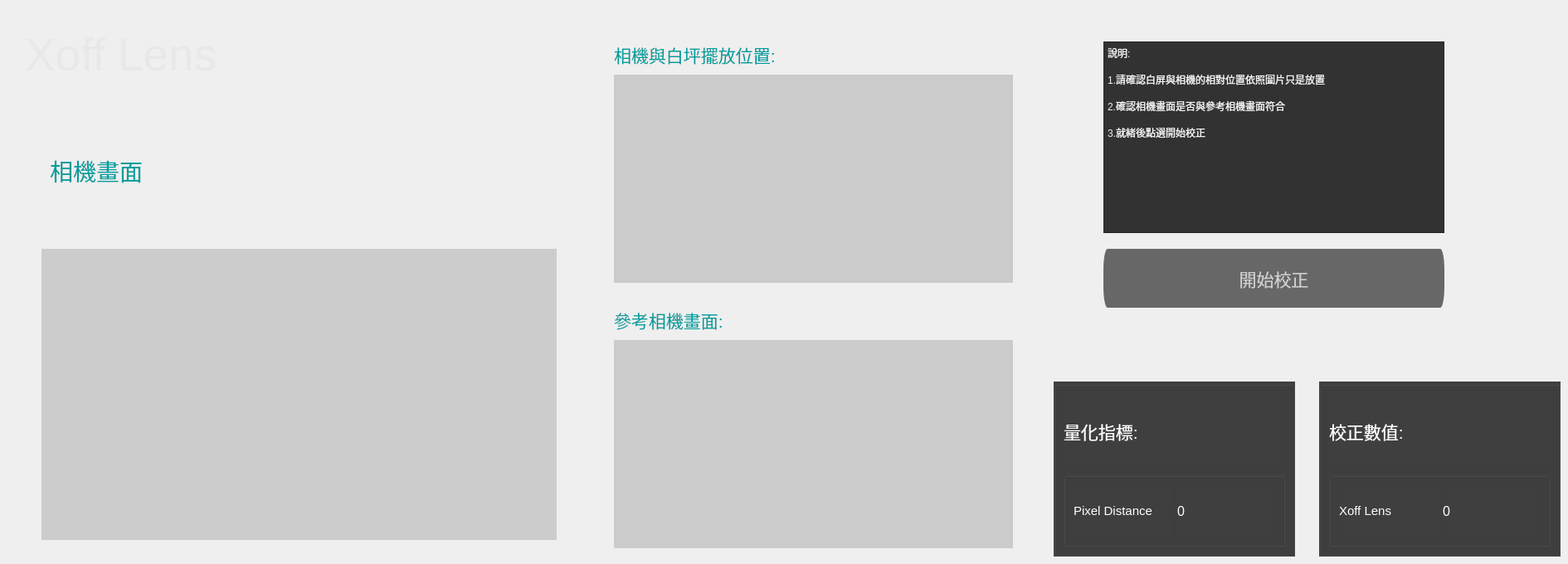
       <widget class="QWidget" name="page_5">
        <widget class="QLabel" name="label_47">
         <property name="geometry">
          <rect>
           <x>30</x>
           <y>20</y>
           <width>321</width>
           <height>91</height>
          </rect>
         </property>
         <property name="font">
          <font>
           <pointsize>41</pointsize>
          </font>
         </property>
         <property name="styleSheet">
          <string notr="true">color: rgb(232, 232, 232);</string>
         </property>
         <property name="text">
          <string>Xoff Lens</string>
         </property>
        </widget>
        <widget class="QLabel" name="xoff_cam_type">
         <property name="geometry">
          <rect>
           <x>230</x>
           <y>130</y>
           <width>161</width>
           <height>141</height>
          </rect>
         </property>
         <property name="styleSheet">
          <string notr="true"/>
         </property>
         <property name="text">
          <string/>
         </property>
        </widget>
        <widget class="QLabel" name="label_49">
         <property name="geometry">
          <rect>
           <x>60</x>
           <y>180</y>
           <width>141</width>
           <height>51</height>
          </rect>
         </property>
         <property name="font">
          <font>
           <pointsize>21</pointsize>
          </font>
         </property>
         <property name="styleSheet">
          <string notr="true">color: rgb(0, 157, 157);</string>
         </property>
         <property name="text">
          <string>相機畫面</string>
         </property>
        </widget>
        <widget class="QLabel" name="xoff_preview">
         <property name="geometry">
          <rect>
           <x>50</x>
           <y>300</y>
           <width>621</width>
           <height>351</height>
          </rect>
         </property>
         <property name="styleSheet">
          <string notr="true">background-color: rgb(204, 204, 204);</string>
         </property>
         <property name="text">
          <string/>
         </property>
        </widget>
        <widget class="QLabel" name="xoff_camera_position">
         <property name="geometry">
          <rect>
           <x>740</x>
           <y>90</y>
           <width>481</width>
           <height>251</height>
          </rect>
         </property>
         <property name="styleSheet">
          <string notr="true">background-color: rgb(203, 203, 203);</string>
         </property>
         <property name="text">
          <string/>
         </property>
        </widget>
        <widget class="QLabel" name="label_50">
         <property name="geometry">
          <rect>
           <x>740</x>
           <y>360</y>
           <width>191</width>
           <height>51</height>
          </rect>
         </property>
         <property name="font">
          <font>
           <pointsize>16</pointsize>
          </font>
         </property>
         <property name="styleSheet">
          <string notr="true">color: rgb(0, 157, 157);</string>
         </property>
         <property name="text">
          <string>參考相機畫面:</string>
         </property>
        </widget>
        <widget class="QLabel" name="initial_screen_xoff_lens">
         <property name="geometry">
          <rect>
           <x>740</x>
           <y>410</y>
           <width>481</width>
           <height>251</height>
          </rect>
         </property>
         <property name="styleSheet">
          <string notr="true">background-color: rgb(203, 203, 203);</string>
         </property>
         <property name="text">
          <string/>
         </property>
        </widget>
        <widget class="QLabel" name="label_51">
         <property name="geometry">
          <rect>
           <x>740</x>
           <y>40</y>
           <width>241</width>
           <height>51</height>
          </rect>
         </property>
         <property name="font">
          <font>
           <pointsize>16</pointsize>
          </font>
         </property>
         <property name="styleSheet">
          <string notr="true">color: rgb(0, 157, 157);</string>
         </property>
         <property name="text">
          <string>相機與白坪擺放位置:</string>
         </property>
        </widget>
        <widget class="QPlainTextEdit" name="plainTextEdit_2">
         <property name="geometry">
          <rect>
           <x>1330</x>
           <y>50</y>
           <width>411</width>
           <height>231</height>
          </rect>
         </property>
         <property name="styleSheet">
          <string notr="true">background-color: rgb(50, 50, 50);
font: 14pt &quot;Microsoft JhengHei UI&quot;;
color: rgb(241, 241, 241);</string>
         </property>
         <property name="plainText">
          <string>說明:

1.請確認白屏與相機的相對位置依照圖片只是放置

2.確認相機畫面是否與參考相機畫面符合

3.就緒後點選開始校正</string>
         </property>
        </widget>
        <widget class="QPushButton" name="start_calibrate_xoff_lens">
         <property name="enabled">
          <bool>true</bool>
         </property>
         <property name="geometry">
          <rect>
           <x>1330</x>
           <y>300</y>
           <width>411</width>
           <height>71</height>
          </rect>
         </property>
         <property name="font">
          <font>
           <pointsize>16</pointsize>
          </font>
         </property>
         <property name="styleSheet">
          <string notr="true">
QPushButton{border-radius: 5px solid gray;
background-color: rgb(103, 103, 103);
color: rgb(207, 207, 207);}

QPushButton:hover {border-radius: 5px solid gray;
background-color: rgb(130, 130, 130);
color: rgb(207, 207, 207);}

QPushButton:pressed {border-radius: 5px solid gray;
background-color: rgb(71, 71, 71);
color: rgb(207, 207, 207);}</string>
         </property>
         <property name="text">
          <string>開始校正</string>
         </property>
        </widget>
        <widget class="QGroupBox" name="verticalGroupBox_5">
         <property name="geometry">
          <rect>
           <x>1270</x>
           <y>460</y>
           <width>291</width>
           <height>211</height>
          </rect>
         </property>
         <property name="styleSheet">
          <string notr="true">background-color: rgb(63, 63, 63);</string>
         </property>
         <layout class="QVBoxLayout" name="verticalLayout_8">
          <item>
           <widget class="QLabel" name="label_52">
            <property name="font">
             <font>
              <pointsize>16</pointsize>
             </font>
            </property>
            <property name="styleSheet">
             <string notr="true">color: rgb(255, 255, 255);</string>
            </property>
            <property name="text">
             <string>量化指標:</string>
            </property>
           </widget>
          </item>
          <item>
           <widget class="QGroupBox" name="horizontalGroupBox_8">
            <property name="styleSheet">
             <string notr="true"/>
            </property>
            <layout class="QHBoxLayout" name="horizontalLayout_37">
             <item>
              <widget class="QLabel" name="label_53">
               <property name="font">
                <font>
                 <pointsize>11</pointsize>
                </font>
               </property>
               <property name="styleSheet">
                <string notr="true">color: rgb(255, 255, 255);</string>
               </property>
               <property name="text">
                <string>Pixel Distance</string>
               </property>
              </widget>
             </item>
             <item>
              <widget class="QLabel" name="pix_dis">
               <property name="font">
                <font>
                 <pointsize>12</pointsize>
                </font>
               </property>
               <property name="styleSheet">
                <string notr="true">color: rgb(255, 255, 255);</string>
               </property>
               <property name="text">
                <string>0</string>
               </property>
              </widget>
             </item>
            </layout>
           </widget>
          </item>
         </layout>
        </widget>
        <widget class="QGroupBox" name="verticalGroupBox_6">
         <property name="geometry">
          <rect>
           <x>1590</x>
           <y>460</y>
           <width>291</width>
           <height>211</height>
          </rect>
         </property>
         <property name="styleSheet">
          <string notr="true">background-color: rgb(63, 63, 63);</string>
         </property>
         <layout class="QVBoxLayout" name="verticalLayout_9">
          <item>
           <widget class="QLabel" name="label_57">
            <property name="font">
             <font>
              <pointsize>16</pointsize>
             </font>
            </property>
            <property name="styleSheet">
             <string notr="true">color: rgb(255, 255, 255);</string>
            </property>
            <property name="text">
             <string>校正數值:</string>
            </property>
           </widget>
          </item>
          <item>
           <widget class="QGroupBox" name="horizontalGroupBox_10">
            <property name="styleSheet">
             <string notr="true"/>
            </property>
            <layout class="QHBoxLayout" name="horizontalLayout_41">
             <item>
              <widget class="QLabel" name="label_58">
               <property name="font">
                <font>
                 <pointsize>11</pointsize>
                </font>
               </property>
               <property name="styleSheet">
                <string notr="true">color: rgb(255, 255, 255);</string>
               </property>
               <property name="text">
                <string>Xoff Lens</string>
               </property>
              </widget>
             </item>
             <item>
              <widget class="QLabel" name="xoff_lens">
               <property name="font">
                <font>
                 <pointsize>12</pointsize>
                </font>
               </property>
               <property name="styleSheet">
                <string notr="true">color: rgb(255, 255, 255);</string>
               </property>
               <property name="text">
                <string>0</string>
               </property>
              </widget>
             </item>
            </layout>
           </widget>
          </item>
         </layout>
        </widget>
       </widget>
